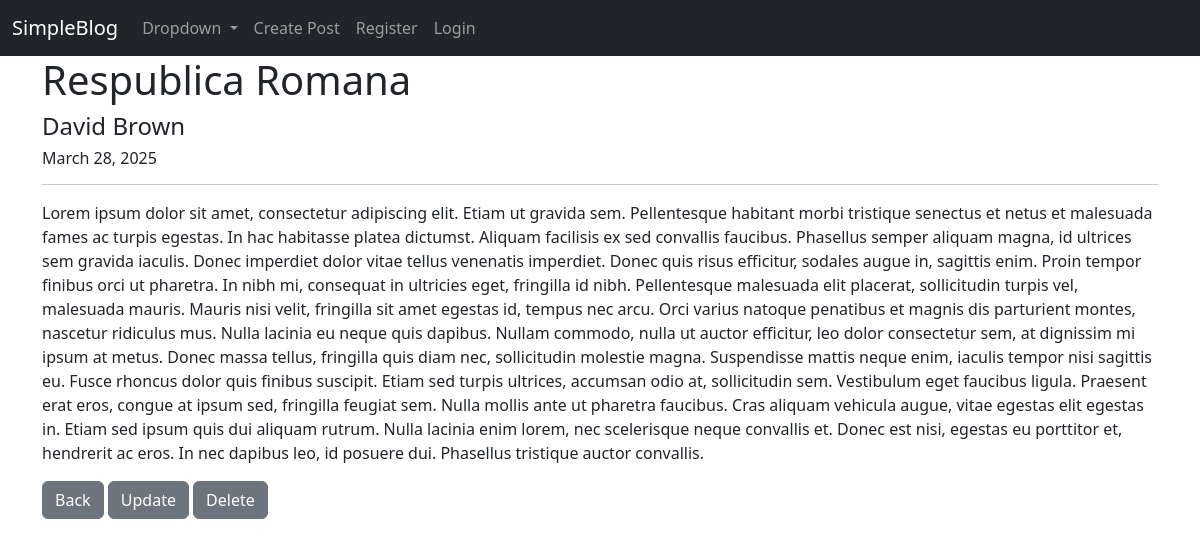
The page /post_detail/4 on the database as committed earlier.
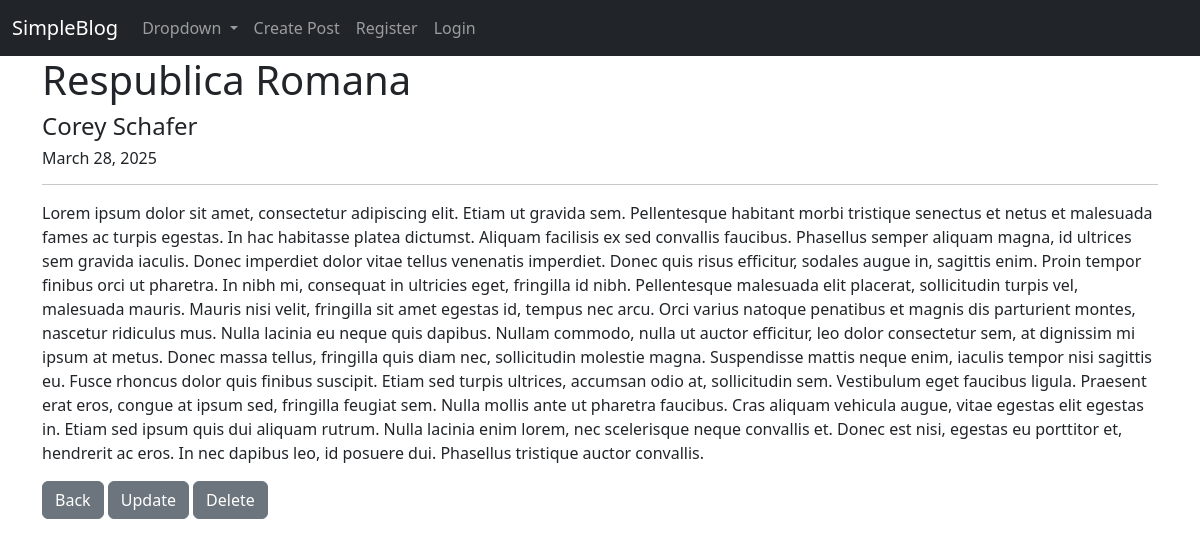
The same page on the database as committed later.
### blog/models.py (models this page shows, shortened)
class Post(models.Model):
    title = models.CharField(max_length=255)
    author = models.ForeignKey(User, on_delete=models.CASCADE)
    body = models.TextField()
    post_date = models.DateField(auto_now_add=True)

### blog/views.py (the view)
# urls.py: path('post_detail/<int:pk>', PostDetailView.as_view(), name = 'post-detail'),
class PostDetailView(DetailView):
    model = Post
    template_name = 'post_detail.html'

### blog/templates/post_detail.html (shortened to what this page needs)
{%  extends 'base.html'%}
{% block content %}
    <h1>{{ post.title }}</h1>
    <h4>{{ post.author.first_name}} {{ post.author.last_name}}</h4>
    <h6>{{ post.post_date }}</h6>
    <hr>
    <p>{{ post.body }}</p>
    <a href="{% url 'post-list' %}" class="btn btn-secondary">Back</a>
    <a href="{% url 'post-update' post.pk %}" class="btn btn-secondary">Update</a>
    <a href="{% url 'post-delete' post.pk %}" class="btn btn-secondary">Delete</a>
{% endblock %}

Rows that differ between the two databases and show on the page:
changed Post "Respublica Romana": author.first_name "David" → "Corey"; author.last_name "Brown" → "Schafer"
